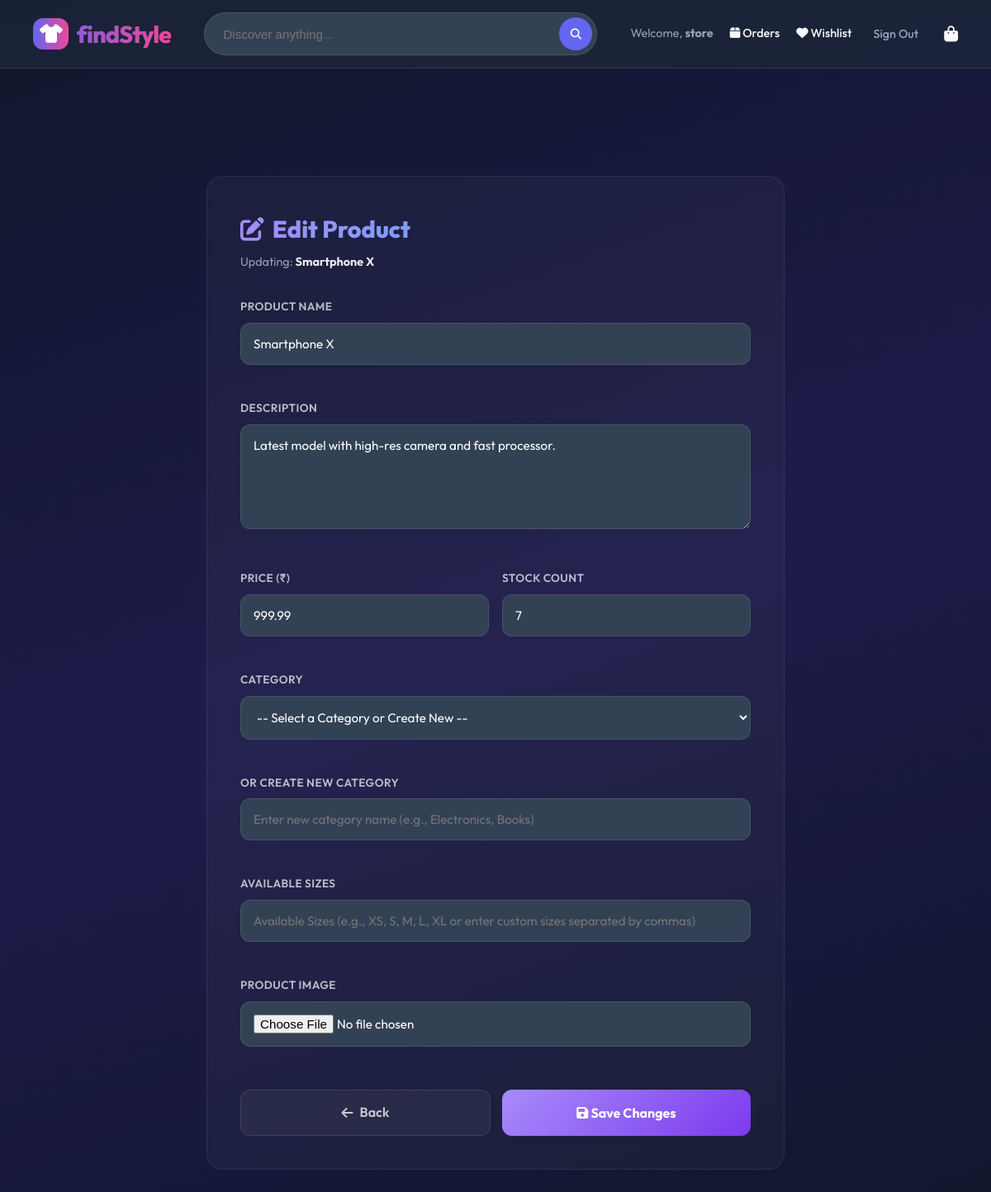
The app's page /seller/edit-product/1/ (signed in) with its own data.
### app/models.py (models this page shows, shortened)
class Product(models.Model):
    GENDER_CHOICES = (
        ('All',   'All'),
        ('Men',   'Men'),
        ('Women', 'Women'),
        ('Kids',  'Kids'),
        ('Baby',  'Baby'),
    )
    name = models.CharField(max_length=200)
    description = models.TextField()
    price = models.DecimalField(max_digits=10, decimal_places=2)
    image = models.ImageField(upload_to='products/', blank=True, null=True)
    category = models.ForeignKey(Category, on_delete=models.SET_NULL, null=True, blank=True, related_name='products')
    gender = models.CharField(max_length=10, choices=GENDER_CHOICES, default='All')
    stock_count = models.PositiveIntegerField(default=10)
    total_sales = models.PositiveIntegerField(default=0)
    size = models.CharField(max_length=100, blank=True, null=True)
    created_at = models.DateTimeField(auto_now_add=True, null=True)
    updated_at = models.DateTimeField(auto_now=True, null=True)
    seller = models.ForeignKey(User, on_delete=models.SET_NULL, null=True, blank=True, related_name='products')

### app/views.py (the view)
# urls.py: path('seller/edit-product/<int:product_id>/', views.seller_edit_product_view, name='seller_edit_product'),
@login_required
def seller_edit_product_view(request, product_id):
    profile = getattr(request.user, 'profile', None)
    is_seller = profile and profile.role == 'seller'
    if not request.user.is_superuser and not is_seller:
        return redirect('product_list')
    if request.user.is_superuser:
        product = get_object_or_404(Product, id=product_id)
    else:
        product = get_object_or_404(Product, id=product_id, seller=request.user)
    if request.method == 'POST':
        form = ProductForm(request.POST, request.FILES, instance=product)
        if form.is_valid():
            updated = form.save(commit=False)
            new_cat = form.cleaned_data.get('new_category')
            if new_cat:
                cat, created = Category.objects.get_or_create(name=new_cat)
                updated.category = cat
            updated.save()
            messages.success(request, f"'{product.name}' updated successfully.")
            return redirect('seller_dashboard')
    else:
        form = ProductForm(instance=product)
    return render(request, 'app/seller_edit_product.html', {'form': form, 'product': product})

### app/context_processors.py (called while the page is built)
def cart_processor(request):
    if request.user.is_authenticated:
        try:
            cart = Cart.objects.get(user=request.user)
            return {'cart': cart}
        except Cart.DoesNotExist:
            return {'cart': None}
    return {'cart': None}

### app/models.py (called while the page is built)
    def __str__(self):
        return self.name

### app/templates/app/seller_edit_product.html (shortened to what this page needs)
{% extends 'app/base.html' %}
{% block content %}
<div class="edit-wrap">
<div class="edit-card">
<div class="edit-title"><i class="fa-solid fa-pen-to-square" style="margin-right:10px;"></i>Edit Product</div>
<div class="edit-sub">Updating: <strong style="color:rgba(255,255,255,0.9);">{{ product.name }}</strong></div>
<form method="post" enctype="multipart/form-data" novalidate>
<div class="fg">
<label>Product Name</label>
{{ form.name }}
</div>
<div class="fg">
<label>Description</label>
{{ form.description }}
</div>
<div class="two-col">
<div class="fg">
<label>Price (&#8377;)</label>
{{ form.price }}
</div>
<div class="fg">
<label>Stock Count</label>
{{ form.stock_count }}
</div>
</div>
<div class="fg">
<label>Category</label>
{{ form.category }}
</div>
<div class="fg">
<label>Or Create New Category</label>
{{ form.new_category }}
</div>
<div class="fg">
<label>Available Sizes</label>
{{ form.size }}
</div>
<div class="fg">
<label>Product Image</label>
{{ form.image }}
</div>
<div class="form-actions">
<a href="{% url 'seller_dashboard' %}" class="btn-back"><i class="fa-solid fa-arrow-left"></i> Back</a>
<button type="submit" class="btn-save"><i class="fa-solid fa-floppy-disk"></i> Save Changes</button>
</div>
</form>
</div>
</div>
{% endblock %}

### app/templates/app/base.html (shortened to what this page needs)
{% load static %}
<!DOCTYPE html>
<html lang="en">
<head>
    <link rel="stylesheet" href="https://cdnjs.cloudflare.com/ajax/libs/font-awesome/6.4.0/css/all.min.css">
    <link rel="stylesheet" href="{% static 'app/css/main.css' %}">
</head>
<body>
    <nav class="navbar">
        <a href="{% url 'home' %}" class="nav-logo">
            <i class="fa-solid fa-shirt"></i> findStyle
        </a>
        <div class="search-container">
            <form action="{% url 'product_list' %}" method="get" class="search-form">
                <input type="text" name="q" class="search-input" placeholder="Discover anything..."
                    value="{{ request.GET.q|default:'' }}">
                <button type="submit" class="search-btn"><i class="fa-solid fa-magnifying-glass"></i></button>
            </form>
        </div>
        <div class="nav-actions">
            {% if user.is_authenticated %}
            <div style="display:flex;align-items:center;gap:20px;">
                <span style="color:var(--text-muted);font-size:0.9rem;">Welcome,
                    <strong>{{ user.username }}</strong></span>
                {% if user.profile.role == 'seller' %}
                <a href="{% url 'seller_dashboard' %}" class="nav-item" title="Seller Dashboard"><i class="fa-solid fa-store"></i>
                    Seller</a>
                {% else %}
                <a href="{% url 'orders' %}" class="nav-item" title="Your Orders"><i class="fa-solid fa-box"></i>
                    Orders</a>
                <a href="{% url 'wishlist' %}" class="nav-item" title="Your Wishlist"><i class="fa-solid fa-heart"></i>
                    Wishlist</a>
                {% endif %}
                <form action="{% url 'logout' %}" method="post" style="display:inline;">
                    <button type="submit" class="nav-item"
                        style="background:none;border:none;cursor:pointer;color:var(--text-muted);font-family:inherit;">Sign
                        Out</button>
                </form>
            </div>
            {% else %}
            <a href="{% url 'login' %}" class="nav-item">Sign In</a>
            <a href="{% url 'register' %}" class="btn btn-primary" style="width:auto;margin-bottom:0;">Join Now</a>
            {% endif %}
            {% if not user.is_authenticated %}
            <a href="{% url 'cart_detail' %}" class="nav-item cart-icon">
                <i class="fa-solid fa-bag-shopping"></i>
                {% if cart %}
                    {% with cart_count=cart.cartitem_set.count %}
                        {% if cart_count %}
                            <span id="cart-count-badge" class="cart-count">{{ cart_count }}</span>
                        {% endif %}
                    {% endwith %}
                {% endif %}
            </a>
            {% else %}
                {% if user.profile.role != 'seller' %}
                <a href="{% url 'cart_detail' %}" class="nav-item cart-icon">
                    <i class="fa-solid fa-bag-shopping"></i>
                </a>
                {% endif %}
            {% endif %}
        </div>
    </nav>
    <div class="main-container">
        {% block content %}{% endblock %}
    </div>
</body>
</html>

### app/static/app/css/main.css (style rules this page uses)
:root { --primary: #6366f1; --primary-rgb: 99, 102, 241; --primary-hover: #4f46e5; --secondary: #ec4899; --secondary-rgb: 236, 72, 153; --accent: #8b5cf6; --bg-main: #0f172a; --bg-card: #1e293b; --bg-surface: #334155; --text-main: #f8fafc; --text-muted: #94a3b8; --white: #ffffff; --success: #10b981; --success-rgb: 16, 185, 129; --error: #ef4444; --error-rgb: 239, 68, 68; --warning: #f59e0b; --warning-rgb: 245, 158, 11; --info: #3b82f6; --info-rgb: 59, 130, 246; --glass: rgba(30, 41, 59, 0.7); }
body { font-family: 'Outfit', 'Inter', system-ui, sans-serif; background-color: var(--bg-main); background-image: linear-gradient(160deg, #0f172a 0%, #1e1b4b 50%, #0f172a 100%); background-size: cover; background-attachment: fixed; background-repeat: no-repeat; color: var(--text-main); margin: 0; padding: 0; line-height: 1.6; overflow-x: hidden; }
.navbar { background: var(--glass); backdrop-filter: blur(12px); -webkit-backdrop-filter: blur(12px); border-bottom: 1px solid rgba(255, 255, 255, 0.1); color: var(--white); padding: 15px 40px; display: flex; align-items: center; justify-content: space-between; position: sticky; top: 0; z-index: 1000; }
.nav-logo { font-size: 1.8rem; font-weight: 800; color: var(--white); text-decoration: none; display: flex; align-items: center; background: linear-gradient(90deg, var(--primary), var(--secondary)); -webkit-background-clip: text; background-clip: text; -webkit-text-fill-color: transparent; letter-spacing: -1px; }
.nav-logo i { margin-right: 10px; background: linear-gradient(90deg, var(--primary), var(--secondary)); -webkit-background-clip: initial; background-clip: initial; -webkit-text-fill-color: var(--white); padding: 8px; border-radius: 12px; font-size: 1.4rem; }
.search-container { flex-grow: 1; max-width: 600px; margin: 0 40px; }
.search-form { display: flex; background: var(--bg-surface); border-radius: 30px; padding: 5px 5px 5px 20px; border: 1px solid rgba(255, 255, 255, 0.1); transition: all 0.3s; }
.search-input { flex-grow: 1; background: transparent; border: none; color: var(--white); outline: none; font-size: 0.95rem; }
.search-btn { background: var(--primary); color: white; border: none; width: 40px; height: 40px; border-radius: 50%; cursor: pointer; transition: transform 0.2s; }
.nav-actions { display: flex; align-items: center; gap: 25px; }
.nav-item { color: var(--text-main); text-decoration: none; font-size: 0.9rem; font-weight: 500; transition: color 0.3s; }
.cart-icon { position: relative; font-size: 1.2rem; }
.main-container { max-width: 1400px; margin: 0 auto; padding: 40px 20px; animation: fadeIn 0.6s ease-out; }
.main-container { max-width: 1400px; margin: 110px auto 60px; padding: 0 40px; }
.form-input { width: 100%; background: var(--bg-surface); border: 1px solid rgba(255, 255, 255, 0.1); padding: 15px; border-radius: 12px; color: white; margin-bottom: 20px; box-sizing: border-box; }

### records on screen
Product: name "Smartphone X", description "Latest model with high-res camera and fast processor.", price "999.99", stock_count "7", category "-- Select a Category or Create New --"

### other values on screen
{{ user.username }} "store"
